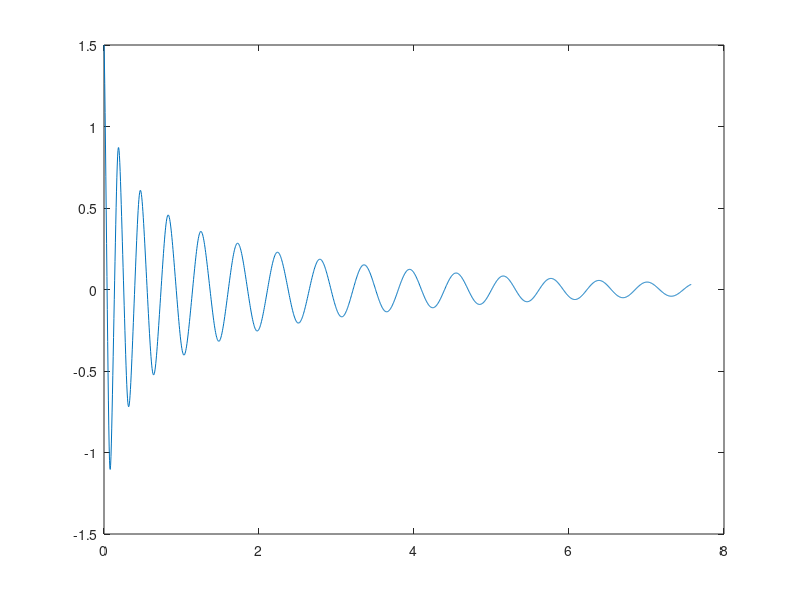

This chart was generated by the following MATLAB code:
% valores de problema resorte
u0 = 1.5;
v0 = 0;
s1 = 100;
s2 = 10;
T = 0.15153;
Dt = T/32;
tmax = 50*T;
rango = 0:Dt:tmax;
%
u=[u0];
v=[v0];
a=[];
%
for i = rango
  a0 = -s1*(1+s2*u0^2)*u0;
%
  u1 = u0 + (1/2)*Dt*v0;
  v1 = v0 + (1/2)*Dt*a0;
  
  a1 = -s1*(1+s2*u1^2)*u1;
%
  u2 = u0 + (-3)*Dt*v0 + 8*Dt*v1;
  v2 = v0 + (-3)*Dt*a1 + 8*Dt*a1;
  
  a2 = -s1*(1+s2*u2^2)*u2;
%
  u3 = u0 + (1/6)*Dt*v0 + (2/3)*Dt*v1 + (1/6)*Dt*v2;
  v3 = v0 + (1/6)*Dt*a0 + (2/3)*Dt*a1 + (1/6)*Dt*a2;
%
   u=[u,u3]; 
   v=[v,v3];
   a=[a,a0];
    
  u0=u3;
  v0=v3;
endfor

plot (rango,u(1:(length(u)-1)));
